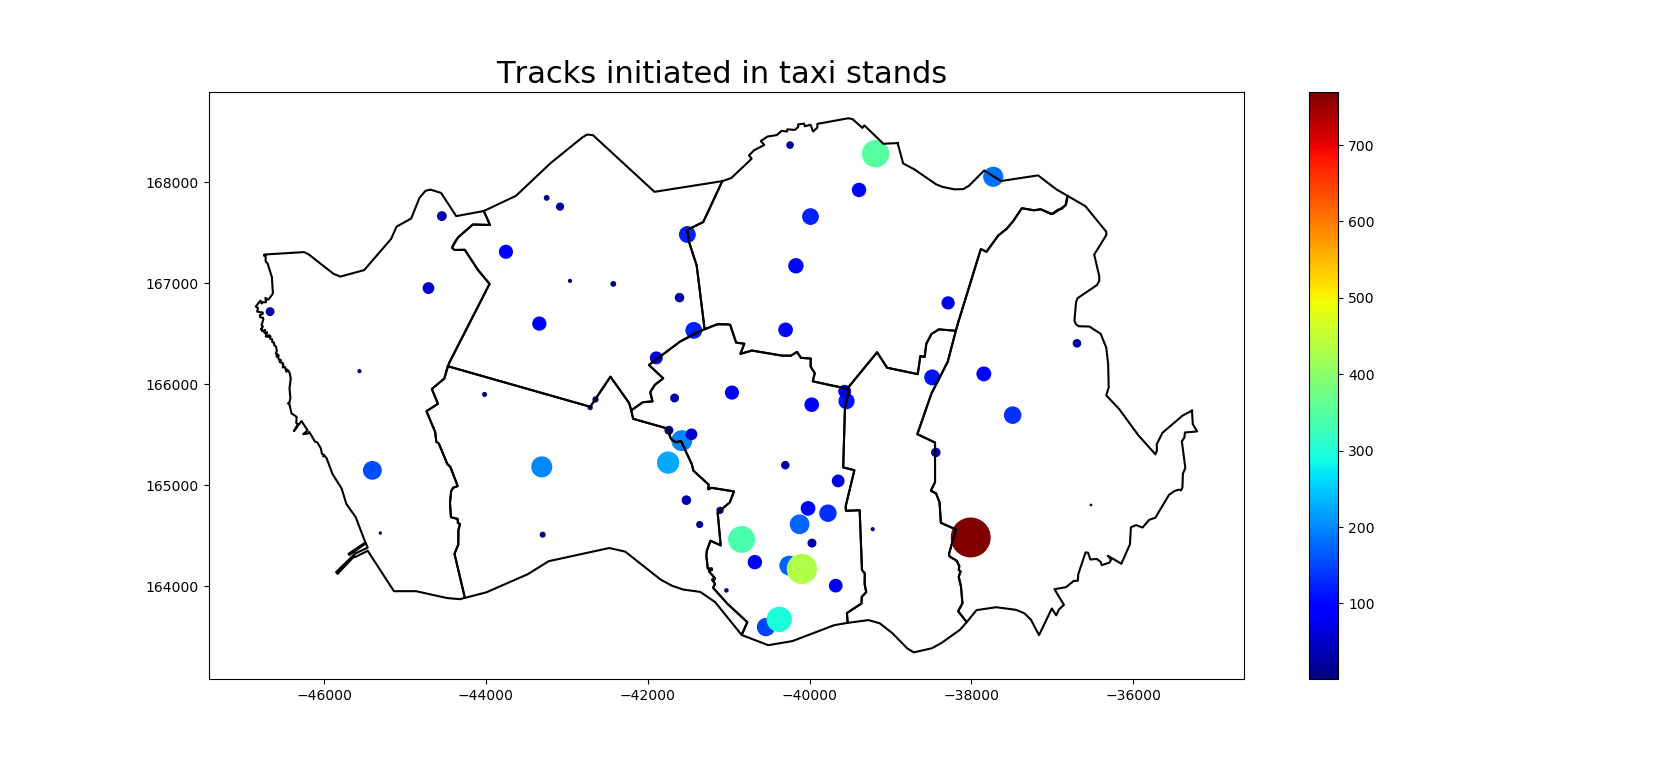

This figure's Python source:
import matplotlib.pyplot as plt
import psycopg2


def polygon_to_points(polygon_string):
    xs = []
    ys = []
    points = polygon_string[9:-2].split(',')
    for point in points:
        (x, y) = point.split()
        xs.append(float(x))
        ys.append(float(y))
    return xs, ys


def point_to_points(point_string):
    xs = []
    ys = []
    points = point_string[6:-1].split(',')
    for point in points:
        (x, y) = point.split()
        xs.append(float(x))
        ys.append(float(y))
    return xs, ys


def linestring_to_points(line_string):
    xs = []
    ys = []
    points = line_string[11:-2].split(',')
    for point in points:
        (x, y) = point.split()
        xs.append(float(x))
        ys.append(float(y))
    return xs, ys


scale = 1/30000
conn = psycopg2.connect("dbname='trab' user='arcaic' host='localhost' password='password'")
cursor_psql = conn.cursor()

sql = "select st_astext(st_envelope(st_collect(st_simplify(proj_boundary, 100, FALSE)))) from cont_aad_caop2018 where concelho='PORTO'"
cursor_psql.execute(sql)
results = cursor_psql.fetchall()
row = results[0]
polygon_string = row[0]
xs, ys = polygon_to_points(polygon_string)
width_in_inches = ((max(xs)-min(xs))/0.0254)*1.1
height_in_inches = ((max(ys)-min(ys))/0.0254)*1.1
fig = plt.figure(figsize=(width_in_inches*scale,height_in_inches*scale))


sql = "select st_astext(st_simplify(proj_boundary,10,False)) from cont_aad_caop2018 where concelho in ('PORTO');"
cursor_psql.execute(sql)
results = cursor_psql.fetchall()
for row in results:
    polygon_string = row[0]
    xs, ys = polygon_to_points(polygon_string)
    plt.plot(xs,ys, color='black')

xs = []
ys = []

sql = "select name, count(tracks.id), st_astext(proj_location) from tracks , taxi_stands  where st_dwithin(proj_location, st_startpoint(proj_track), 50)  group by name, proj_location;"
cursor_psql.execute(sql)
results = cursor_psql.fetchall()
val = []
for row in results:
    val.append(row[1])
    point_string = row[2]
    x, y = point_to_points(point_string)
    xs.append(float(x[0]))
    ys.append(float(y[0]))
plt.scatter(xs, ys, s=val, c=val, cmap='jet')
plt.colorbar()

plt.title('Tracks initiated in taxi stands ', fontdict={'fontsize': 22})

plt.show()
